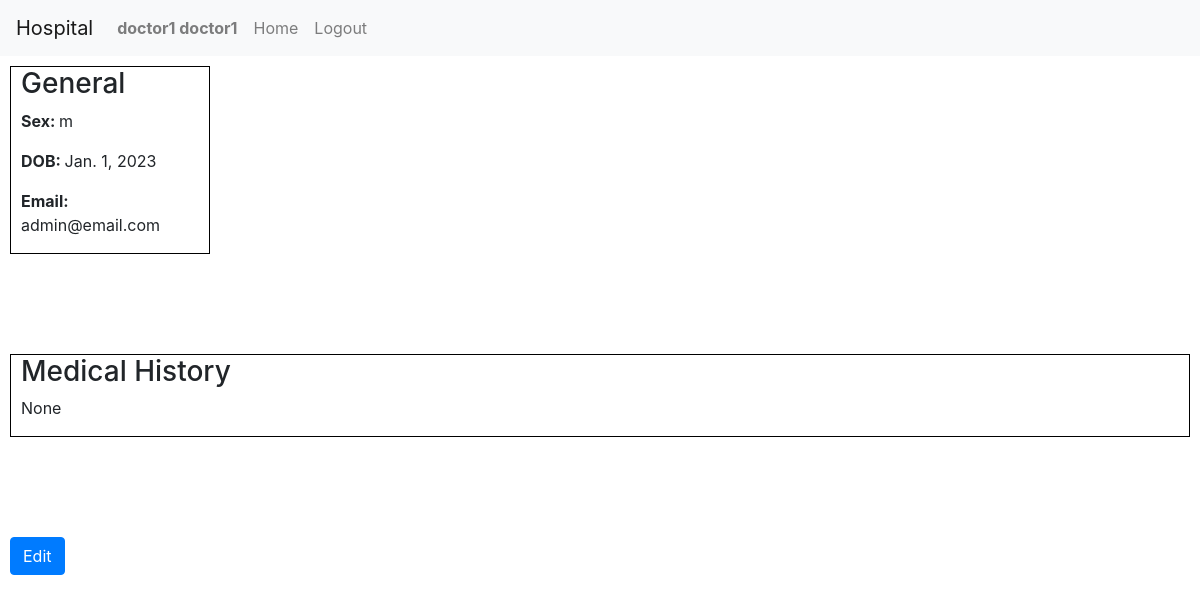
/patient/1 (signed in), run on the app's committed database.
### hospital/models.py (models this page shows, shortened)
class User(AbstractUser):
    role = models.CharField(max_length=1, blank=False, null=False, default="p")
    treatedBy = models.ForeignKey('self', on_delete=models.DO_NOTHING, blank=True, null=True)
    history = models.CharField(max_length=1000, blank=True, null=True)
    img = models.ImageField(blank=True, null=True, upload_to=f)
    diagnosis = models.CharField(max_length=20, blank=True, null=True)
    dob = models.DateField(auto_now=False, auto_now_add=False)
    sex = models.CharField(max_length=1, blank=False, null=False)

### hospital/views.py (the view)
# urls.py: path('patient/<int:id>', views.patient_homepage_view, name="patient"),
def patient_homepage_view(request, id):
    if not request.user.is_authenticated:
        return HttpResponseRedirect(reverse("index"))
    elif ((request.user.id == id) or (request.user.role == 'd')):
        return render(request, "hospital/patient.html", {
            'patient': User.objects.get(id=id)
        })
    else:
        return HttpResponseRedirect(reverse("index"))

### hospital/templates/hospital/patient.html (shortened to what this page needs)
{% extends "hospital/layout.html" %}
{% block body %}
    <div id="patient-general">
        <h3>General</h3>
        <p><strong>Sex: </strong>{{ patient.sex }}</p>
        <p><strong>DOB: </strong>{{ patient.dob }}</p>
        <p><strong>Email: </strong>{{ patient.email }}</p>
    </div>
    <div id="patient-history">
        <h3>Medical History</h3>
        <p>{{ patient.history }}</p>
    </div>
    {% if user.role == 'd' %}
        <div id="patient-edit-button">
            <a href="/edit/{{patient.id}}"><button class="btn btn-primary">Edit</button></a>
        </div>
    {% endif %}
{% endblock %}

### hospital/templates/hospital/layout.html (shortened to what this page needs)
{% load static %}
<!DOCTYPE html>
<html>
    <head>
        <link rel="stylesheet" href="{% static 'hospital/styles.css' %}">
        <link rel="stylesheet" href="https://stackpath.bootstrapcdn.com/bootstrap/4.4.1/css/bootstrap.min.css">
    </head>
    <body>
        <nav class="navbar navbar-expand-lg navbar-light bg-light">
            <a href="" class="navbar-brand">Hospital</a>
            <ul class="navbar-nav mr-auto">
                {% if user.is_authenticated %}
                    <li class="nav-item">
                        <a class="nav-link" href=""><strong>{{ user.first_name }} {{ user.last_name }}</strong></a>
                    </li>
                    <li class="nav-item">
                        <a class="nav-link" href="{% url 'index' %}">Home</a>
                    </li>
                    <li>
                        <a class="nav-link" href="{% url 'logout' %}">Logout</a>
                    </li>
                {% endif %}
            </ul>
        </nav>
        {% block body %}
        {% endblock %}
    </body>
</html>

### hospital/static/hospital/styles.css (style rules this page uses)
#patient-general { border: 1px black solid; width: 200px; margin-bottom: 100px; margin-left: 10px; padding-left: 10px; }
#patient-history { border: 1px black solid; margin-bottom: 100px; margin-left: 10px; padding-left: 10px; margin-right: 10px; }
#patient-edit-button { margin-left: 10px; margin-top: 10px; }

### data on the page
User: first_name "doctor1", last_name "doctor1"
User: sex "m", dob "Jan. 1, 2023", email "admin@email.com", history "None"
